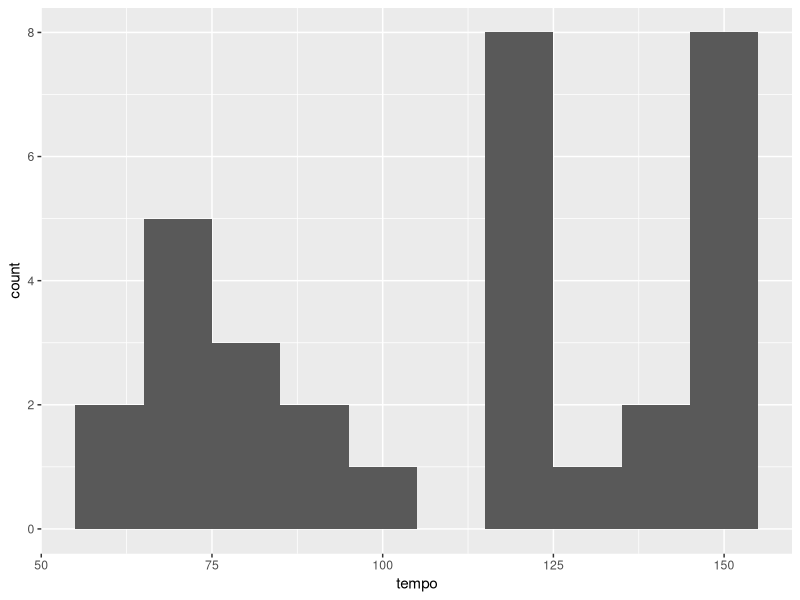
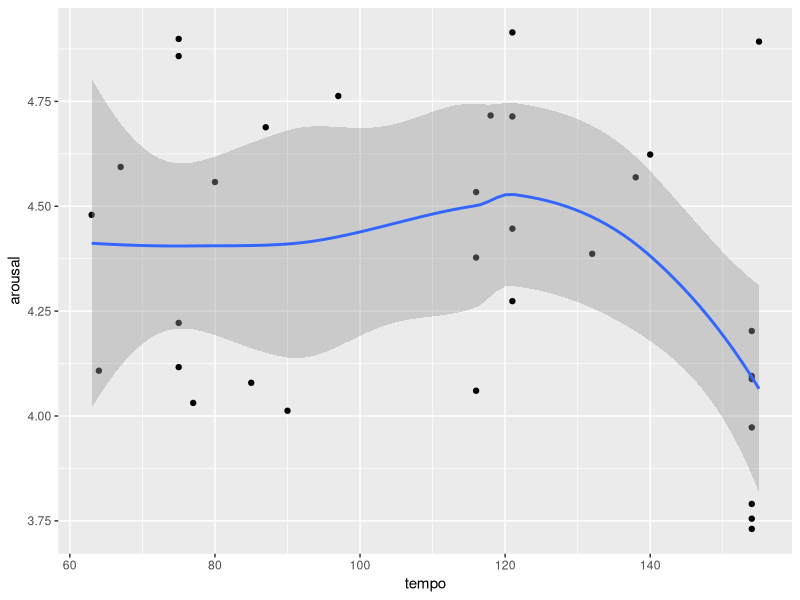
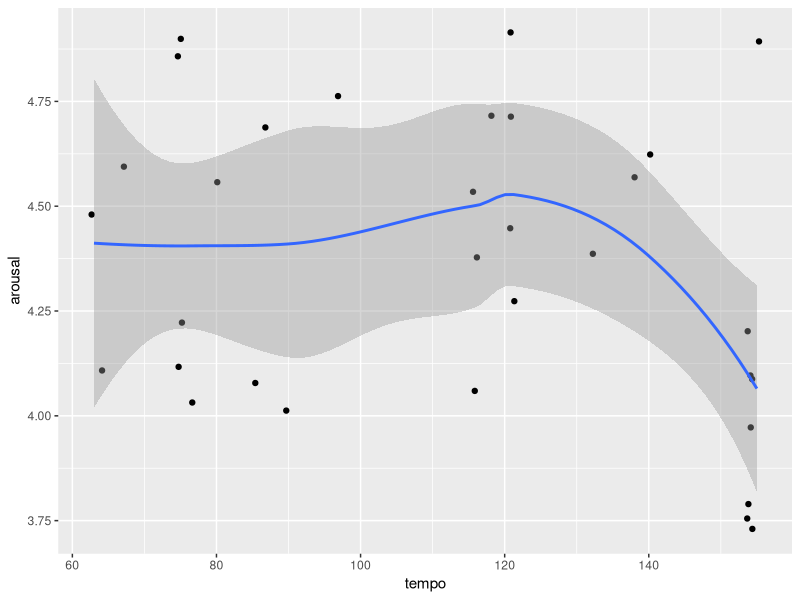
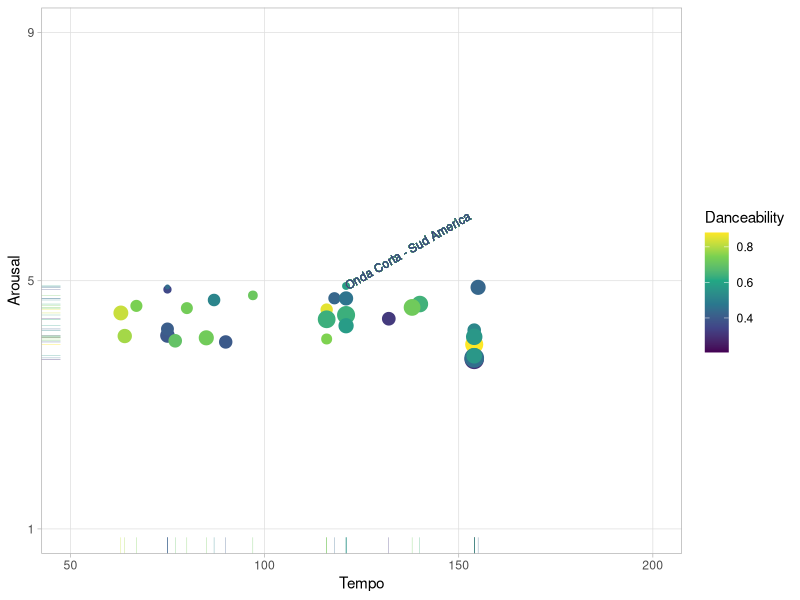

Generate these figures, in order, with R:
## ---- chunk 1
knitr::opts_chunk$set(cache = TRUE)
## ---- chunk 2
library(tidyverse)
## ---- chunk 3
aisc2024 <- read_csv("aisc2024.csv")
## ---- chunk 4
aisc2024 |>
  summarise(
    mean_tempo = mean(tempo),
    sd_tempo = sd(tempo),
    median_tempo = median(tempo),
    mad_tampo = mad(tempo)
  )
## ---- chunk 5
aisc2024 |> ggplot(aes(x = tempo)) + geom_histogram(binwidth = 10)
## ---- chunk 6
aisc2024 |> ggplot(aes(x = tempo, y = arousal)) + geom_point() + geom_smooth()
aisc2024 |> ggplot(aes(x = tempo, y = arousal)) + geom_jitter() + geom_smooth()
## ---- chunk 7
aisc2024 |>                   # Start with the data
  ggplot(                     # Set up the plot.
    aes(
      x = tempo,
      y = arousal,
      size = instrumentalness,
      colour = danceability
    )
  ) +
  geom_point() +              # Scatter plot.
  geom_rug(linewidth = 0.1) + # Add 'fringes' to show data distribution.
  geom_text(                  # Add text labels from above.
    x = 121,
    y = 4.91,
    label = "Onda Corta - Sud America",
    size = 3,                 # Override size (not loudness here).
    hjust = "left",           # Align left side of label with the point.
    vjust = "center",         # Align vertical centre of label with the point.
    angle = 30                # Rotate the text label
  ) +
  scale_x_continuous(         # Fine-tune the x axis.
    limits = c(50, 200),
    breaks = c(50, 100, 150, 200), # Specify grid lines
    minor_breaks = NULL       # Remove 'minor' grid lines.
  ) +
  scale_y_continuous(         # Fine-tune the y axis in the same way.
    limits = c(1, 9),
    breaks = c(1, 5, 9),
    minor_breaks = NULL
  ) +
  scale_colour_viridis_c() +  # Use the popular viridis colour palette.
  scale_size_continuous(      # Fine-tune the sizes of each point.
    trans = "exp",            # Use an exp transformation to emphasise loud..
    guide = "none"            # Remove the legend for size.
  ) +
  theme_light() +             # Use a simpler theme.
  labs(                       # Make the titles nice.
    x = "Tempo",
    y = "Arousal",
    colour = "Danceability"
  )
